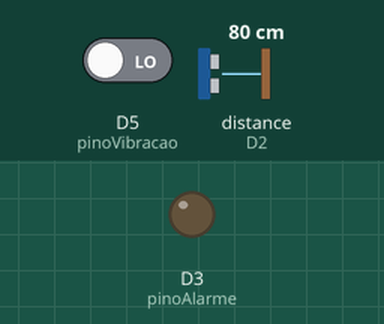
A program run on a simulated ESP8266 (NodeMCU). On the bench: output pins drawn as LEDs (lit = HIGH). The test bench sets the inputs (shaded band); at power-on: distance to the obstacle (sensor on D2) 80 cm, D5 (pinoVibracao) LOW. The echo pulse lasts 58.3 µs per cm; WiFi joins after 1.5 s; servers stay silent unless stated.

Above: at 3.0 s.
3.1 s: distance to the obstacle (sensor on D2) set to 22 cm
5.0 s: distance to the obstacle (sensor on D2) set to 19 cm
At 7.2 s:
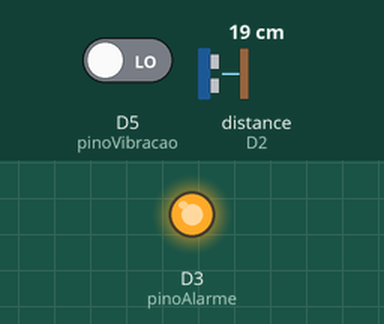
Timing chart, 0 to 15.4 s (numbered marks = the images above; inputs shaded):
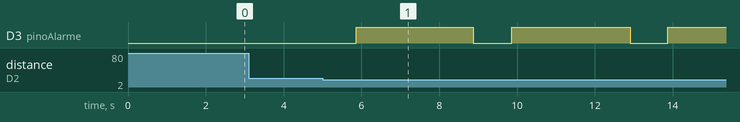

Measured:
- the behaviour switches between 21 and 20 cm on distance to the obstacle (sensor on D2) (found by bisection; images 0 and 1)
- after the input at 3.1 s, every drawn part: stays the same
- after the input at 5.0 s, D3 (pinoAlarme): alternates HIGH for 3.0 s and LOW for 0.98 s, starting after 0.87 s

The program:

main.cpp
```cpp
#define BLYNK_TEMPLATE_ID "TMPL2YUQtThYw"
#define BLYNK_TEMPLATE_NAME "Sistema de dissuasão e monitoramento"
#define BLYNK_AUTH_TOKEN "Nq-4nNswLvQr0dcyfJd1ehRFcd8crjk7"
#define DISTANCIA_MAXIMA 300
#include <BlynkSimpleEsp8266.h>
#include <ESP8266WiFi.h>
#include <NewPing.h>

const int pinoTrig = D1;
const int pinoEcho = D2;
const int pinoAlarme = D3;
const int pinoVibracao = D5;

NewPing sonar(pinoTrig, pinoEcho, DISTANCIA_MAXIMA);

int distancia;
bool alarmeAtivo = false;
bool ledVirtualAtivo = false;
unsigned long inicioAlarme = 0;
unsigned long inicioLedVibracao = 0;
const unsigned long duracaoAlarme = 3000;
const unsigned long duracaoLedVibracao = 3000;
const unsigned long duracaoMaxVibracao = 1000;
const unsigned long intervaloVibracao = 2000;
unsigned long ultimaVibracao = 0;
unsigned long ultimaAtivacaoVibracao = 0;

const unsigned long ignorarUltrassonico = 2000;

char auth[] = "Nq-4nNswLvQr0dcyfJd1ehRFcd8crjk7";
char ssid[] = "DianaGalaxy";
char senha[] = "LaVidaesBella*99";

BlynkTimer temporizador;
void configurarPinos();
void enviarDadosSensor();
void verificarAlarmeELed();
void detectarVibracao();
int obterDistanciaConsistente();

void setup()
{
  Serial.begin(9600);
  Blynk.begin(auth, ssid, senha);
  configurarPinos();
  temporizador.setInterval(1000L, enviarDadosSensor);
  temporizador.setInterval(100L, verificarAlarmeELed);
  temporizador.setInterval(100L, detectarVibracao);
}

void loop()
{
  Blynk.run();
  temporizador.run();
}

void configurarPinos()
{
  pinMode(pinoTrig, OUTPUT);
  pinMode(pinoEcho, INPUT);
  pinMode(pinoAlarme, OUTPUT);
  pinMode(pinoVibracao, INPUT);

  digitalWrite(pinoAlarme, LOW);
}

int obterDistanciaConsistente()
{
  int d1 = sonar.ping_cm();
  delay(30);
  int d2 = sonar.ping_cm();
  delay(30);
  int d3 = sonar.ping_cm();

  if (abs(d1 - d2) < 5 && abs(d2 - d3) < 5)
  {
    return (d1 + d2 + d3) / 3;
  }
  else
  {
    return -1;
  }
}

void enviarDadosSensor()
{
  if (millis() - ultimaVibracao < ignorarUltrassonico)
  {
    return;
  }

  int distanciaConsistente = obterDistanciaConsistente();
  if (distanciaConsistente == -1)
  {
    Serial.println("Leitura de distância inconsistente");
    return;
  }
  distancia = distanciaConsistente;
  Blynk.virtualWrite(V1, distancia);

  if (distancia > 0 && distancia <= 20 && !alarmeAtivo)
  {
    digitalWrite(pinoAlarme, HIGH);
    Blynk.virtualWrite(V0, 200);
    alarmeAtivo = true;
    inicioAlarme = millis();
    Blynk.logEvent("movimento_detectado", "Alerta! Movimento detectado a menos de 1 metro.");
  }
}

void detectarVibracao()
{
  unsigned long tempoAtual = millis();
  if (digitalRead(pinoVibracao) == HIGH)
  {
    if (ultimaAtivacaoVibracao == 0)
    {
      ultimaAtivacaoVibracao = tempoAtual;
    }
    else if (tempoAtual - ultimaAtivacaoVibracao > duracaoMaxVibracao)
    {
      return;
    }
    if (!ledVirtualAtivo)
    {
      Blynk.virtualWrite(V4, 200);
      ledVirtualAtivo = true;
      inicioLedVibracao = tempoAtual;
      ultimaVibracao = tempoAtual;
      Serial.println("Vibração detectada");
      Blynk.logEvent("intrusao_detectada", "Alerta! Intruso detectado.");
    }
  }
  else
  {
    ultimaAtivacaoVibracao = 0;
  }
}

void verificarAlarmeELed()
{
  if (alarmeAtivo && (millis() - inicioAlarme >= duracaoAlarme))
  {
    digitalWrite(pinoAlarme, LOW);
    Blynk.virtualWrite(V0, 0);
    alarmeAtivo = false;
  }

  if (ledVirtualAtivo && (millis() - inicioLedVibracao >= duracaoLedVibracao))
  {
    Blynk.virtualWrite(V4, 0);
    ledVirtualAtivo = false;
  }
}
```
